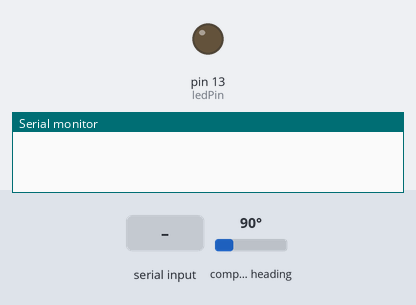
Recording of a sketch running on a simulated Arduino Mega 2560, built with avr-gcc and run on an emulated ATmega2560. On the bench: output pins drawn as LEDs (lit = HIGH), the last lines printed to the serial monitor. Wiring (inferred from the names in the program): CMPS compass at I2C address 0x60. Dashed ring = blinking. The inputs (shaded band) are chosen by the test bench; at power-on: compass heading 90°. Pins used as bus, display or sensor lines are not drawn.

Above: at 0.1 s.
At 3.2 s:
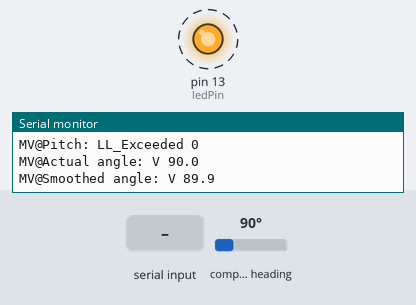
3.3 s: "calibrate\n" received over Serial
Timing chart, 0 to 31.3 s (numbered marks = the images above; inputs shaded):
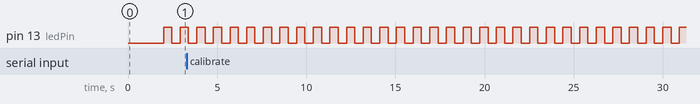

Measured:
- by itself, pin 13 (ledPin): alternates HIGH for 0.47 s and LOW for 0.47 s

The sketch:

CMPS11Calibration.ino
```cpp
//***********************************************************************************
// *** Arduino CMPS11 test- and calibration program
// *** Version: 2016.10.17
// *** Developer: Wolfgang Glück
// ***
// *** Supported hardware:
// ***   - Arduino mega   (Spider)
// ***   - Compass        (CMPS11 via 10cm I2C bus, using internal pullups by default)
// *** Commands:
// ***   - Read           (default after start)
// ***   - Calibrate      (waits for Stop)
// ***   - Stop           (turns back to Read after stopping calibration)
// *** After starting calibration:
// *** Turn the robot (CMPS11) around 360 degrees slowly for all 3 axis
// *** keep the robot calm for 1 second on every edge (6)
// *** then stop calibration
// *** Attention!
// *** For calibration use an area like a garden without disturbing iron materials or magnetic fields
// *** In addition you need a deviation table for each room where the robot should be used

// Definitions
// *************************************************************************************************************************
// *************************************************************************************************************************

// Compass
// *************************************************************************************************************************
#include <math.h>
#include <Wire.h>
#define CMPS11_VCC 22        // VCC for dynamic power on via digital output
#define CMPS11_ADDRESS 0x60  // Address of CMPS11 shifted right one bit for arduino wire library
#define CMPS11_Byte1 0xF0    // command for calibration
#define CMPS11_Byte2 0xF5    // command for calibration
#define CMPS11_Byte3 0xF7    // command for calibration
#define CMPS11_Byte4 0xF8    // command for calibration mode off
#define ANGLE_8  1           // Register to read from
unsigned char high_byte, low_byte, angle8;
char pitch, roll;
int angle16;
int intermediateAngle;
float angleVectorList [10][2];  // Shift register for smoothing compass direction value
float vectora1 = 0.0;
float vectora2 = 0.0;
float vectorLength = 0.0;
float cosinus = 0.0;
float angle = 0.0;

#define UpitchLimit 30        // + - limit in degrees
#define LpitchLimit -30
#define UrollLimit 20         // + - limit in degrees
#define LrollLimit -20
boolean UpitchLimitExceeded = false;
boolean LpitchLimitExceeded = false;
boolean UrollLimitExceeded = false;
boolean LrollLimitExceeded = false;

// Communication
// *************************************************************************************************************************
boolean usbDisturbance = false;   // if USB interface is not ready

// Others
// *************************************************************************************************************************
int i;
#define ledPin 13                 // LED for heart beat
#define baud 38400                // Transmission speed for serial
String status = "read";

// Commands
// ***********************************************************************************************************************

const int bSize = 20;
int ByteCount;
char Buffer[bSize];             // Serial buffer
char Command[18];               // Arbitrary Value for command size
String CommandString = "";
String CommandStringS = "";     // for mirroring commands

void SerialParser(void)
{
  //  One command per line.
  //  Command Format: "up to 18 Letter command <\n>"
  //  count will  be below Zero on a timeout.
  //  read up to X chars or until EOT - in this case "\n"
  ByteCount = -1;
  ByteCount =  Serial.readBytesUntil('\n', Buffer, bSize);
  if (ByteCount  > 0) strcpy(Command, strtok(Buffer, "\n"));
  memset(Buffer, 0, sizeof(Buffer));   // Clear contents of Buffer
  //Serial.flush();
}

//  Setup
// ***********************************************************************************************************************
// ***********************************************************************************************************************
void setup() {

  pinMode(ledPin, OUTPUT);
  pinMode(CMPS11_VCC, OUTPUT);

  // CMPS11 startup
  // ************************************************************************************************************
  digitalWrite(CMPS11_VCC, 1);
  // Wait for CMPS has been restarted
  delay(2000);
  Wire.begin();

  Serial.begin(baud);
  Serial.setTimeout(10);
}

void loop() {
  // LED heart beat and cycle time control
  // *********************************************************************************************************************************
  digitalWrite(ledPin, digitalRead(ledPin) ^ 1);   // toggle LED pin by XOR
  // regulation of cycle time because of intermediateAngle calculation  total cycletime should be <= 500 ms
  delay(400);

  if (status == "calibrate"){
    // Start Calibration
    // ************************************************************************************************************

    Wire.beginTransmission(CMPS11_ADDRESS);  //starts communication with CMPS11
    Wire.write(byte(0x00));                  //set register pointer to command register
    Wire.write(CMPS11_Byte1);                //Send command
    Wire.endTransmission();
    delay(20);

    Wire.beginTransmission(CMPS11_ADDRESS);  //starts communication with CMPS11
    Wire.write(byte(0x00));                  //set register pointer to command register
    Wire.write(CMPS11_Byte2);                //Send command
    Wire.endTransmission();
    delay(20);

    Wire.beginTransmission(CMPS11_ADDRESS);  //starts communication with CMPS11
    Wire.write(byte(0x00));                  //set register pointer to command register
    Wire.write(CMPS11_Byte3);                //Send command
    Wire.endTransmission();
    delay(20);
    status = "wait";
  }

  if (status == "stop"){
    // Stop calibration
    // ****************

    Wire.beginTransmission(CMPS11_ADDRESS);  //starts communication with CMPS11
    Wire.write(byte(0x00));                  //set register pointer to command register
    Wire.write(CMPS11_Byte4);                //Send command
    Wire.endTransmission();
    delay(20);
    status = "read";
  }

  if (status == "read"){
    // Read CMPS11 values
    // ***********************************************************************************************************************************

    Wire.beginTransmission(CMPS11_ADDRESS);  //starts communication with CMPS11
    Wire.write(ANGLE_8);                     //Sends the register we wish to start reading from
    Wire.endTransmission();
    delay(20);

    // Request 5 bytes from the CMPS11
    // this will give us the 8 bit bearing, both bytes of the 16 bit bearing, pitch and roll
    Wire.requestFrom(CMPS11_ADDRESS, 5);

    while (Wire.available() < 5);       // Wait for all bytes to come back

    angle8 = Wire.read();               // Read back the 5 bytes
    high_byte = Wire.read();
    low_byte = Wire.read();
    pitch = Wire.read();
    roll = Wire.read();
    UpitchLimitExceeded = (pitch > UpitchLimit); // checking pitch limit
    LpitchLimitExceeded = (pitch < LpitchLimit); // checking pitch limit
    UrollLimitExceeded = (roll > UrollLimit);    // checking roll limit
    LrollLimitExceeded = (roll < LrollLimit);    // checking roll limit
    angle16 = high_byte;                       // Calculate 16 bit angle
    angle16 <<= 8;
    angle16 += low_byte;
    if ((angle16 >= 3595) || (angle16 <= 5)) angle16 = 0;               // Hysteresis +- 0.5 degree arount 0 degrees

    // calculate sliding intermediate value over the last 10 values
    for (i = 9; i > 0; i --) {
      angleVectorList[i][0] = angleVectorList[i - 1][0];                // shift register right
      angleVectorList[i][1] = angleVectorList[1 - 1][1];
    }

    angleVectorList[0][0] = sin(angle16 * PI / 1800);                   // write new vector in to register
    angleVectorList[0][1] = cos(angle16 * PI / 1800);

    vectora1 = 0.0;
    vectora2 = 0.0;
    for (i = 0; i <= 9; i ++) {
      vectora1 = vectora1 + angleVectorList[i][0];
      vectora2 = vectora2 + angleVectorList[i][1];
    }

    vectorLength = sqrt((vectora1 * vectora1) + (vectora2 * vectora2));
    cosinus = vectora2 / vectorLength;
    angle = acos(cosinus);
    if (vectora1 > 0) intermediateAngle = angle * 1800 / PI;
    else intermediateAngle = 3600 - (angle * 1800 / PI);
    if (intermediateAngle == 3600) intermediateAngle = 0;

    if (Serial) { usbDisturbance = false;                                            // USB ok
      Serial.print ("MV@Version: V ");
      Serial.println(ARDUINO);
      Serial.print("MV@Roll: V ");
      Serial.println(roll, DEC);
      Serial.print("MV@Roll: UL_Exceeded ");
      Serial.println(UrollLimitExceeded);
      Serial.print("MV@Roll: LL_Exceeded ");
      Serial.println(LrollLimitExceeded);

      Serial.print("MV@Pitch: V ");
      Serial.println(pitch, DEC);
      Serial.print("MV@Pitch: UL_Exceeded ");
      Serial.println(UpitchLimitExceeded);
      Serial.print("MV@Pitch: LL_Exceeded ");
      Serial.println(LpitchLimitExceeded);

      Serial.print("MV@Actual angle: V ");
      Serial.print(angle16 / 10, DEC);
      Serial.print(".");
      Serial.println(angle16 % 10, DEC);

      Serial.print("MV@Smoothed angle: V ");
      Serial.print(intermediateAngle / 10, DEC);
      Serial.print(".");
      Serial.println(intermediateAngle % 10, DEC);
    }
    else {usbDisturbance = true;                                                        // USB disturbance
      Serial.end();
      Serial.begin(baud);
      Serial.setTimeout(10);
      delay(2000);                                                                      // wait for next trial
    }
  }

    // Get command from USB interface
    // *************************************************************************************************************************************

  SerialParser();
  if (ByteCount  > 0) {
    CommandString = Command;
    CommandStringS = CommandString;

    if (CommandString.startsWith("Read")) {
      status = "read";
    }
    if (CommandString.startsWith("Stop")) {
      status = "stop";
    }
    if (CommandString.startsWith("Calibrate")) {
      status = "calibrate";
    }
  }
}
```
